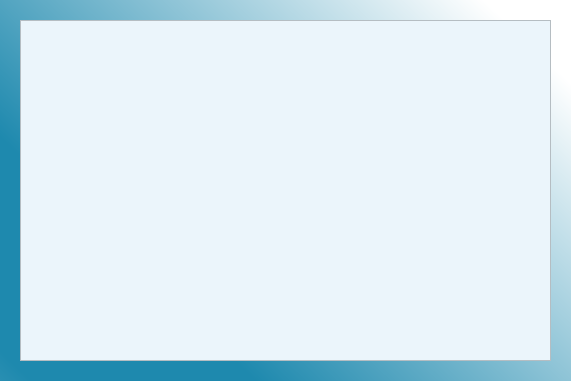
<?xml version="1.0" encoding="UTF-8"?>
<ui version="4.0">
 <class>showt</class>
 <widget class="QDialog" name="showt">
  <property name="geometry">
   <rect>
    <x>0</x>
    <y>0</y>
    <width>571</width>
    <height>381</height>
   </rect>
  </property>
  <property name="windowTitle">
   <string>Dialog</string>
  </property>
  <property name="styleSheet">
   <string notr="true">#showt{
background-color: qlineargradient(spread:reflect, x1:0.0452273, y1:0.704, x2:1, y2:0, stop:0 rgba(30, 137, 174, 255), stop:1 rgba(255, 255, 255, 255));
background-color: qlineargradient(spread:reflect, x1:0.0452273, y1:0.704, x2:0.972, y2:0.0568182, stop:0.142045 rgba(30, 137, 174, 255), stop:0.9375 rgba(255, 255, 255, 255));
}</string>
  </property>
  <widget class="QTableView" name="tableView_showt">
   <property name="geometry">
    <rect>
     <x>20</x>
     <y>20</y>
     <width>531</width>
     <height>341</height>
    </rect>
   </property>
   <property name="styleSheet">
    <string notr="true">#tableView_showt{
font-weight: bold;
font-size: 12px;
background-color:#EBF5FB;
}</string>
   </property>
  </widget>
 </widget>
 <resources/>
 <connections/>
</ui>
